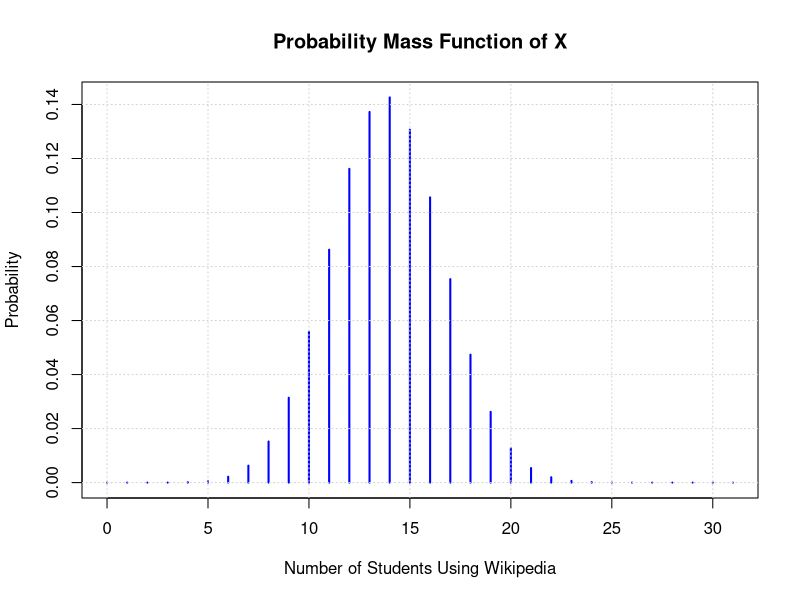
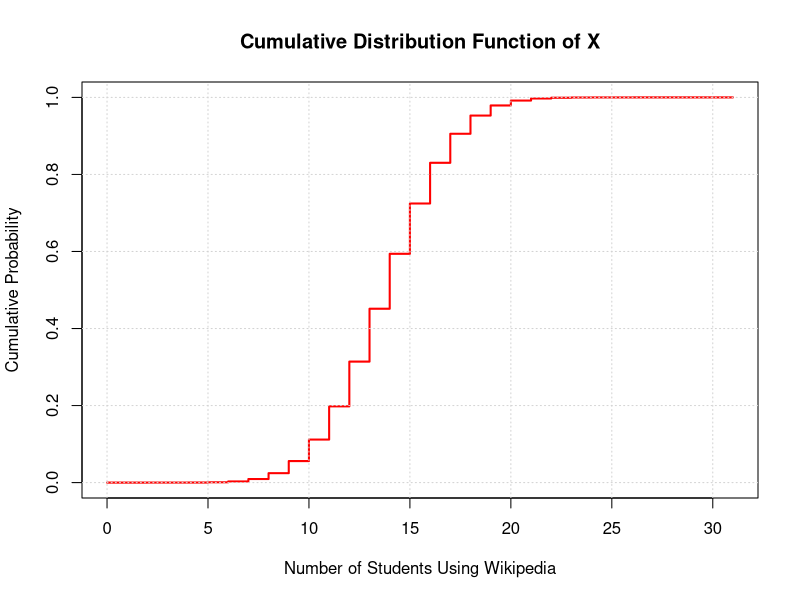

Recreate these plots in R, in order.
# 5. (a) Distribution of X
cat("5. (a) X is distributed as Binomial with parameters n = 31 and p = 0.447:\n")
cat("X ~ Binomial(n = 31, p = 0.447)\n")

# 5. (b) Sketch the Probability Mass Function (PMF)
n <- 31
p <- 0.447
x_vals <- 0:n
pmf_vals <- dbinom(x_vals, n, p)

# Plot the PMF
plot(x_vals, pmf_vals, type = "h", lwd = 2, col = "blue",
     xlab = "Number of Students Using Wikipedia", ylab = "Probability",
     main = "Probability Mass Function of X")
grid()

# 5. (c) Sketch the Cumulative Distribution Function (CDF)
# Calculate the CDF
cdf_vals <- pbinom(x_vals, n, p)

# Plot the CDF
plot(x_vals, cdf_vals, type = "s", lwd = 2, col = "red",
     xlab = "Number of Students Using Wikipedia", ylab = "Cumulative Probability",
     main = "Cumulative Distribution Function of X")
grid()

# 5. (d) Find mean, variance, and standard deviation of X
mean_x <- n * p
variance_x <- n * p * (1 - p)
sd_x <- sqrt(variance_x)

cat("\n5. (d) Mean, Variance, and Standard Deviation of X:\n")
cat("Mean of X: ", mean_x, "\n")
cat("Variance of X: ", variance_x, "\n")
cat("Standard Deviation of X: ", sd_x, "\n")
